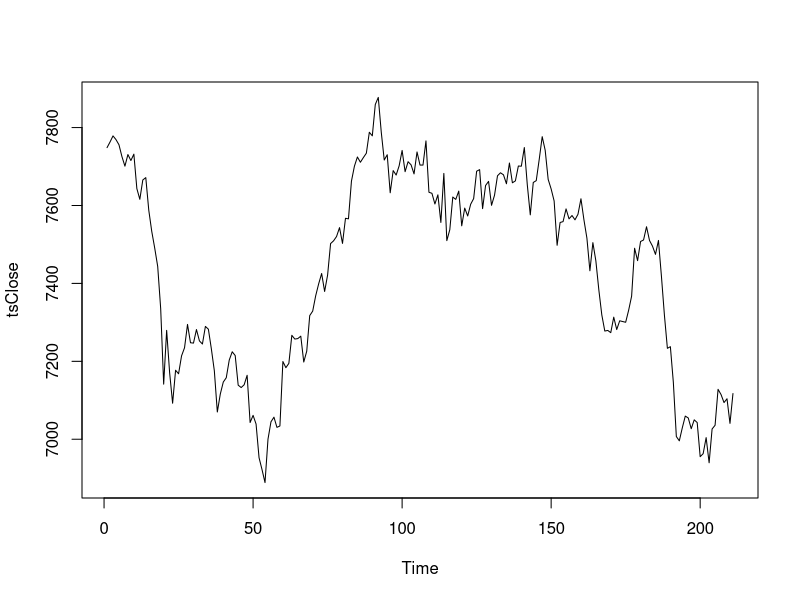
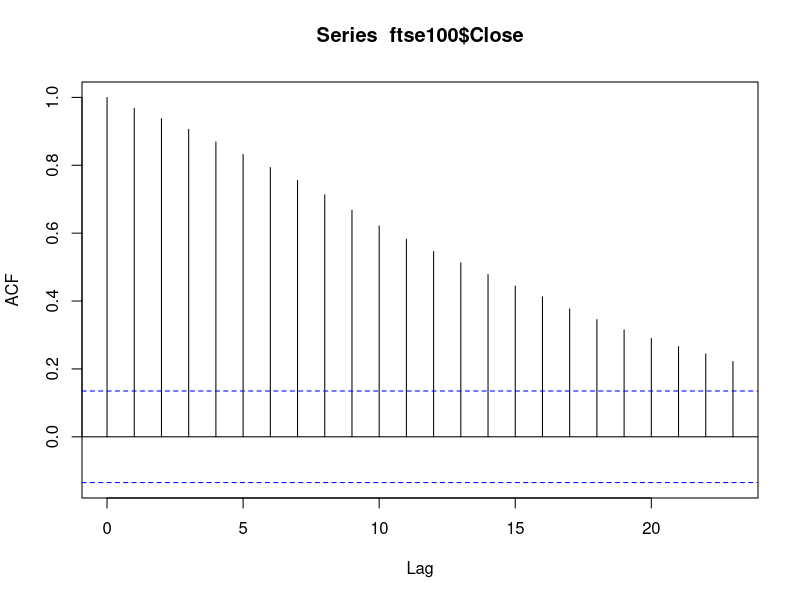
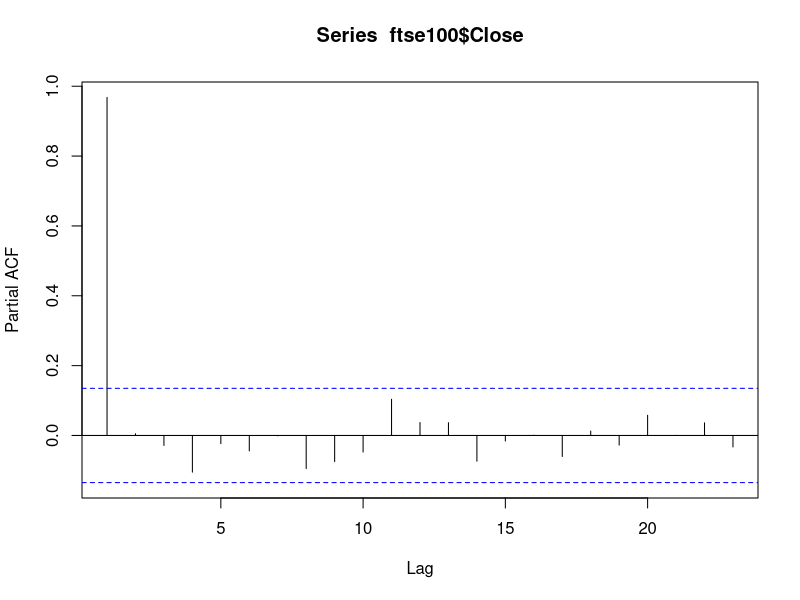
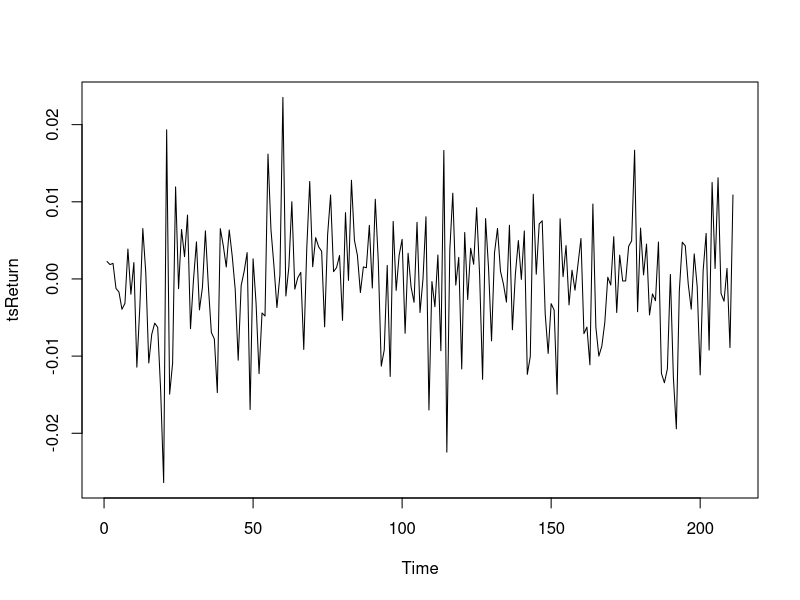
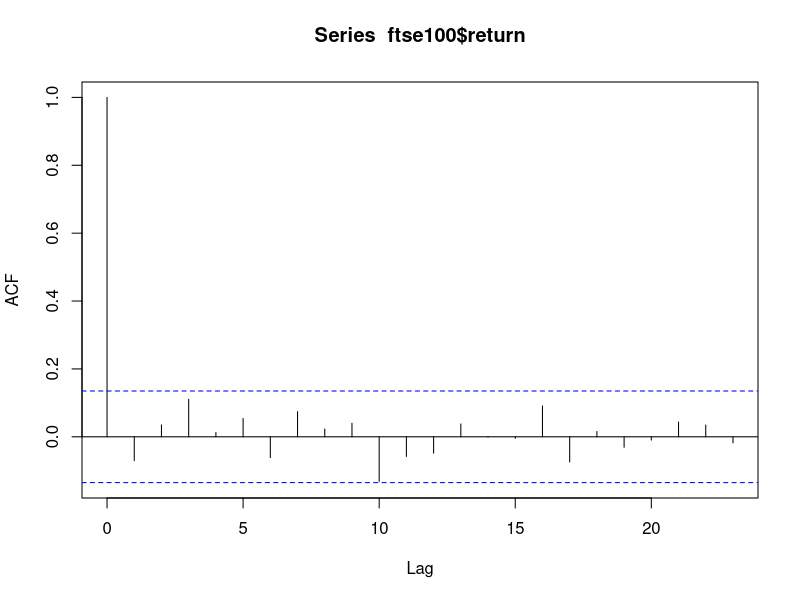
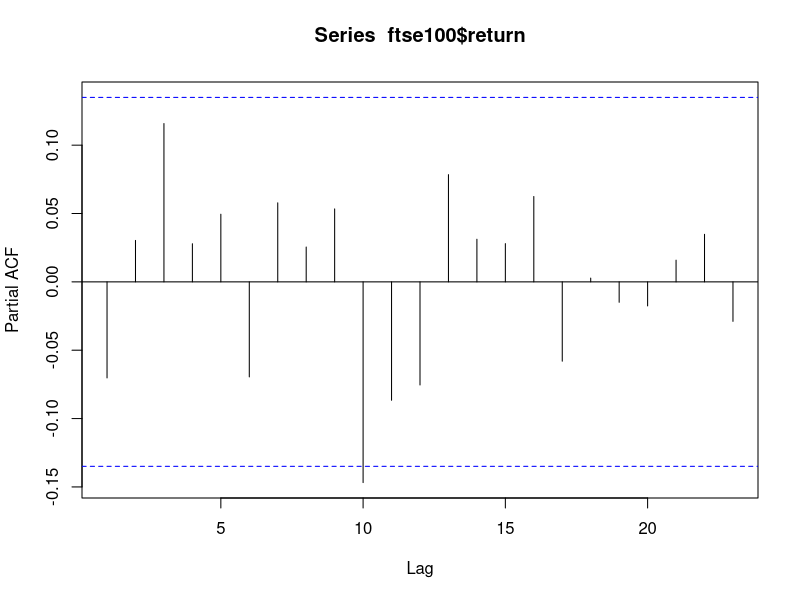
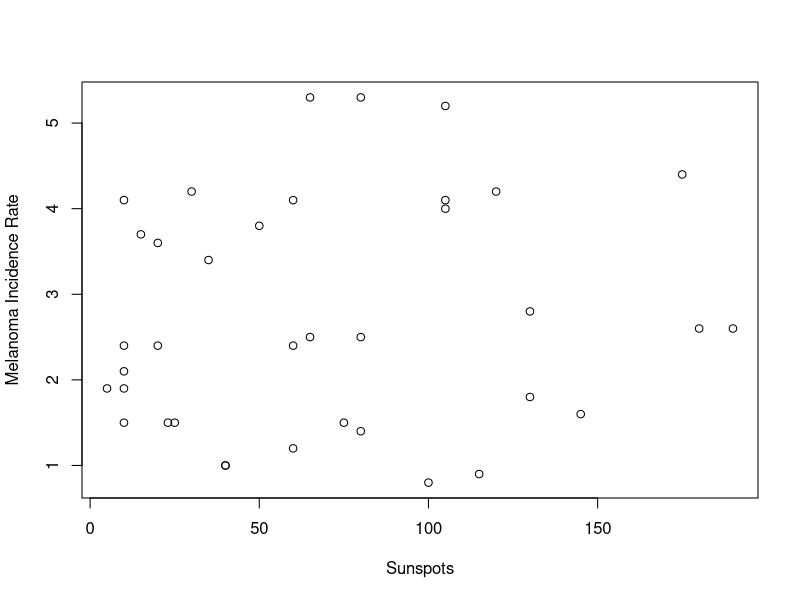
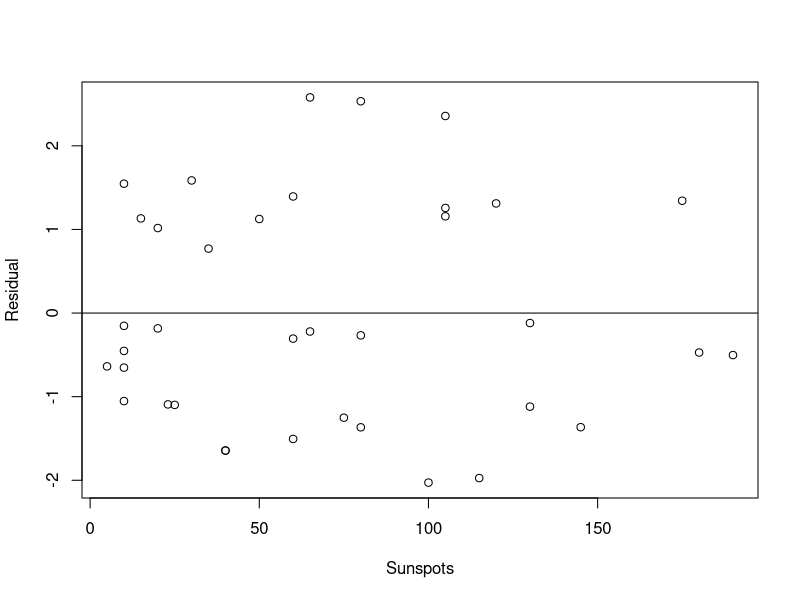

Generate these figures, in order, with R:

####  Time series modeling of FTSE 100 returns

ftse100 <- read.csv("data/ftse2018.csv", header = T)

#notice that the data go from latest to earliest date
#let's invert the order of the rows to make the time series increasing in date

ftse100 = ftse100[nrow(ftse100):1,]

#make a time series object of the closing prices
tsClose = ts(ftse100$Close)
ts.plot(tsClose)

#quite ugly!  hard to tell if this is stationary, and maybe not...
#let's look at autocorrelations

acf(ftse100$Close)
pacf(ftse100$Close)

#Looks like the autocorrelations are strong, but that lag 1 accounts for most of the autocorrelation

#Often it is better to work with returns for stock data
ftse100$return = (ftse100$Close - ftse100$Open)/ftse100$Open
tsReturn = ts(ftse100$return)
ts.plot(tsReturn)

acf(ftse100$return)
pacf(ftse100$return)

#These returns basically have no time series structure! 
#let's fit an AR(1) model to the returns anyways

ftsereturnmodel = arima(ftse100$return, order = c(1,0,0))
ftsereturnmodel

#suppose you want to make a prediction of the returns six days ahead

predict(ftsereturnmodel, n.ahead = 6)

#often people use log returns for stocks, where they take log(Close/Open) 












#### Time series regression using AR models 

cancersun <- read.csv("data/melanoma.csv", header = T)

#change names to get rid of capital letters
names(cancersun) = c("year", "melanoma", "sunspot")

plot(x=cancersun$sunspot, y = cancersun$melanoma, xlab = "Sunspots", ylab = "Melanoma Incidence Rate")

#let's try a linear regression of melanoma on sunspots 
regmelanoma = lm(melanoma ~ sunspot, data = cancersun)

summary(regmelanoma)

plot(regmelanoma$residual, x = cancersun$sunspot, xlab = "Sunspots", ylab = "Residual")
abline(0,0)

#it looks nice... nothing obvious going on.  but these data are ordered in time
#let's look at residuals versus year

plot(regmelanoma$residual, x = cancersun$year, xlab = "Year", ylab = "Residual")
abline(0,0)

#huge trend!  let's compute the autocorrelations to verify

lagcors = acf(regmelanoma$resid)
lagcors

#The lag-1 autocorrelation is large: 0.86.  There is evidence of serial correlation.
#Failing to account for this will result in inaccurate models

#the partial autocorrelation shows you the autocorrelations after removing effects of earlier lags
partlagcors  = pacf(regmelanoma$resid)
partlagcors

#seems like only the lag 1 correlation matters.  But the residuals are not stationary!  

#Let's fit a model that includes year as a predictor, to try to take care of the non-stationarity

###let's control for year and see what happens...

regmelanoma2 = lm(melanoma ~ sunspot + year, data = cancersun)

summary(regmelanoma2)

plot(regmelanoma2$residual, x = cancersun$sunspot, xlab = "Sunspots", ylab = "Residual")
abline(0,0)

plot(regmelanoma2$residual, x = cancersun$year, xlab = "Year", ylab = "Residual")
abline(0,0)

#obivously a lot better! 
#let's use visualization at time series plot of residuals

tsresidregmelanoma2 = ts(regmelanoma2$residual)
ts.plot(tsresidregmelanoma2)

#seems a lot more reasonable to assume stationarity
#let's look for autocorrelation in residuals...

acf(regmelanoma2$resid)
pacf(regmelanoma2$resid)

#.38 lag 1 correlation in residuals.... still a little high. that could distort SE.
#let's fit an AR(1) model, or possibly an AR(2) model since there might be lag 2 effects

#AR(1) model
tsregmelanoma1 = arima(cancersun$melanoma, order = c(1, 0, 0), xreg = cbind(cancersun$sunspot, cancersun$year))
tsregmelanoma1

#diagnostics
plot(y = tsregmelanoma1$residual, x= cancersun$sunspot, ylab = "Residual", xlab = "Sunspots")
abline(0,0)
plot(y = tsregmelanoma1$residual, x= cancersun$year, ylab = "Residual", xlab = "Year")
abline(0,0)

#residuals show a little bit of a pattern -- more negative than positive values

#let's noodle with the model to see if we can get a better fit
#maybe we can get a better model by predicting from sunspots the previous year

prevsunspot = c(NA, cancersun$sunspot[1:36])

#check to make sure we got it right
cbind(prevsunspot, cancersun$sunspot)

#add to the data
cancersun$prevsunspot = prevsunspot

plot(x=cancersun$prevsunspot[2:37], y = cancersun$melanoma[2:37], xlab = "Sunspots Previous Yr", ylab = "Melanoma Incidence Rate")

###let's control for year and see what happens...

# try with previous year

regmelanoma3 = lm(melanoma ~ prevsunspot + year, data = cancersun[2:37,])

summary(regmelanoma3)

plot(regmelanoma3$residual, x = cancersun$prevsunspot[2:37], xlab = "Sunspots Previous Yr", ylab = "Residual")
abline(0,0)

plot(regmelanoma3$residual, x = cancersun$year[2:37], xlab = "Year", ylab = "Residual")
abline(0,0)

#much better!  the better fitting model seems to have fixed up the problems!  

tsresidregmelanoma3 = ts(regmelanoma3$residual)
ts.plot(tsresidregmelanoma3)

#still reasonable to assume stationarity
#let's look for autocorrelation in residuals...

acf(regmelanoma2$resid)
pacf(regmelanoma2$resid)

#hardly any....  the better model seems to have reduced the autocorrelation

#let's fit an AR(1) model

tsregmelanoma3 = arima(cancersun$melanoma, order = c(1, 0, 0), xreg = cbind(cancersun$prevsunspot, cancersun$year))
tsregmelanoma3

#diagnostics
plot(y = tsregmelanoma3$residual, x= cancersun$prevsunspot, ylab = "Residual", xlab = "Sunspots - Previous Year")
abline(0,0)
plot(y = tsregmelanoma3$residual, x= cancersun$year, ylab = "Residual", xlab = "Year")
abline(0,0)

#look at a time series plot of the residuals.  
tsresidtsregmelanoma3 = ts(tsregmelanoma3$residual)
ts.plot(tsresidtsregmelanoma3)

#seems reasonable to assume stationarity
#let's look for autocorrelation in residuals... we have to exclude the first observation since it has a missing residual

acf(tsregmelanoma3$resid[2:37])
pacf(tsregmelanoma3$resid[2:37])

#no longer any serious autocorrelation!  We seem to have done a good job with the modeling.

#if you want to fit an AR(2) model, which is not necessary here, the command would be as follows
#tsregmelanoma4 = arima(cancersun$melanoma, order = c(2, 0, 0), xreg = cbind(cancersun$prevsunspot, cancersun$year))
#tsregmelanoma4

#Note: I tried a model with sunspots from 2 years ago, and it didn't seem to be a better fit.
#commands for making data for sunspots from previous 2 years
prev2sunspot = c(NA, NA, cancersun$sunspot[1:35])
cancersun$prev2sunspot = prev2sunspot
plot(x=cancersun$prev2sunspot[3:37], y = cancersun$melanoma[3:37], xlab = "Sunspots Previous 2 Yr", ylab = "Melanoma Incidence Rate")
